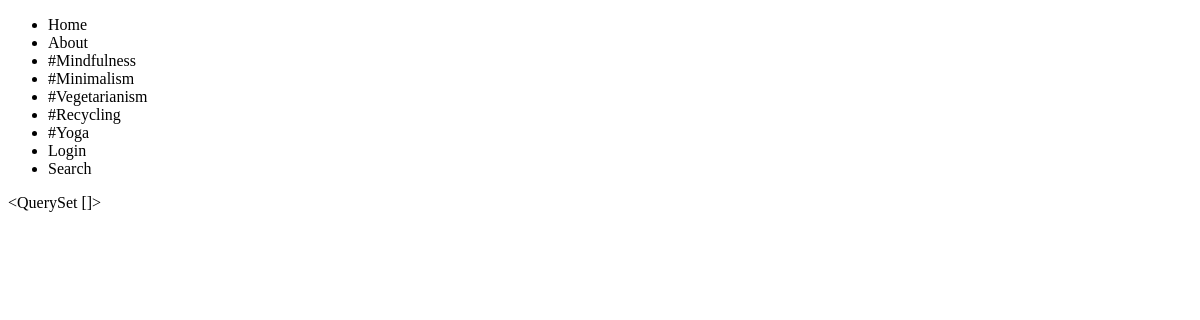
/articles/, run on an earlier commit of the app's database.
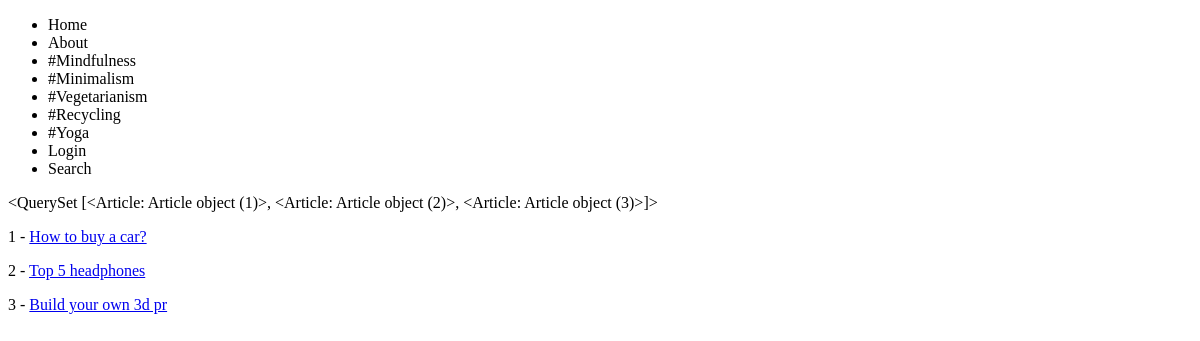
And on a later commit of the database.
### blog/models.py (models this page shows)
class Article(models.Model):
    title = models.CharField(max_length=40)
    description = models.TextField(blank=True, null=True)
    author = models.TextField(blank=True, null=False)
    def get_absolute_url(self):
        return reverse("articles:article-detail", kwargs={"id": self.id})

### blog/views.py (the view)
# urls.py: path('', ArticleListView.as_view(), name='article-list'),
class ArticleListView(ListView):
    template_name = 'articles/article_list.html'
    queryset = Article.objects.all()  # <blog>/<modelname>_list.html

### blog/templates/articles/article_list.html
{% extends 'base.html' %}
{% block content %}
{{ object_list }}
{% for instance in object_list %}
    <p>{{ instance.id }} - <a href='{{ instance.get_absolute_url }}'>{{ instance.title }}</a></p>
{% endfor %}
{% endblock %}

What changed in the data, as far as the page shows it:
added Article: id "<QuerySet [<Article: Article object (1)>, <Article: Article object (2)>, <Article: Article object (3)>]>", id "1", title "How to buy a car?"
added Article: id "2", title "Top 5 headphones"
added Article: id "3", title "Build your own 3d pr"
Also different on the page:
{{ object_list }}: "<QuerySet []>" → (not shown)
